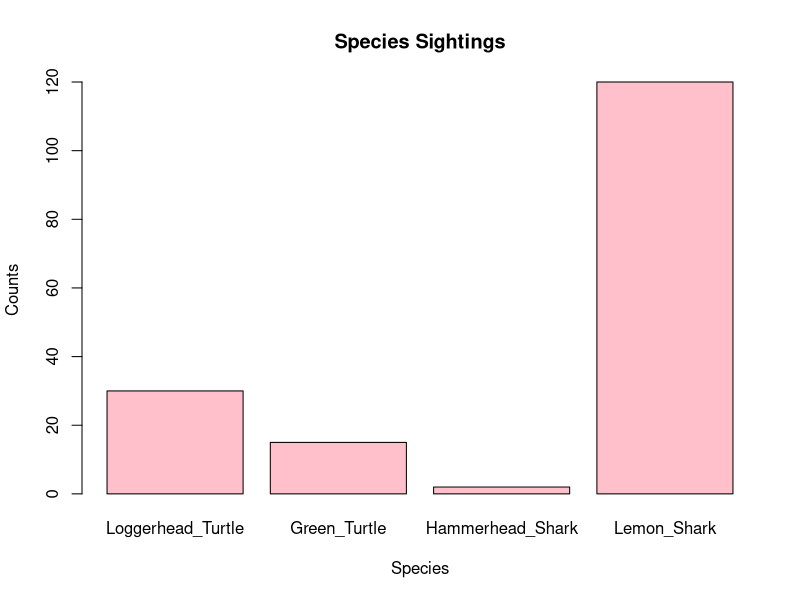
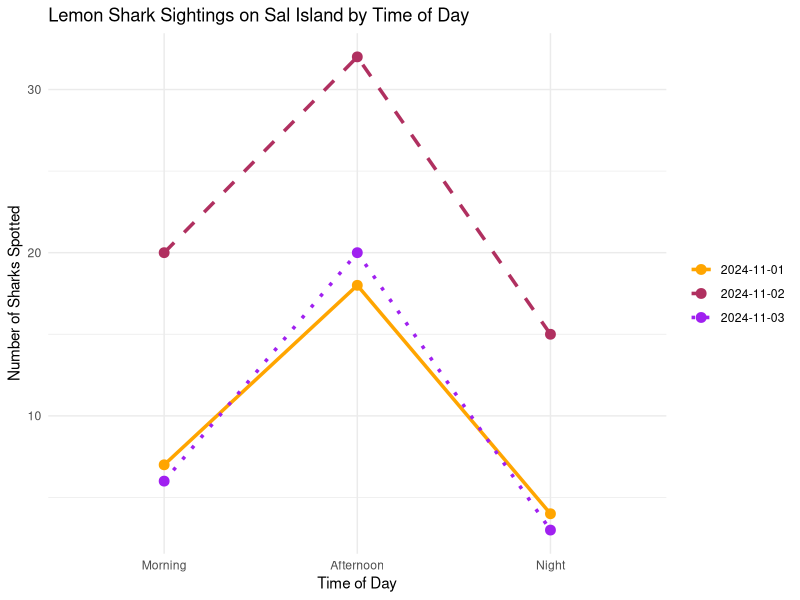

Recreate these plots in R, in order.
# ====================================
# Example Sighting Data
# ====================================

# ---- 1. Define Variables ----
# Creating a data frame with sample data for demonstration purposes

species <- c("Loggerhead_Turtle", "Green_Turtle", "Hammerhead_Shark", "Lemon_Shark")  
counts <- c(30, 15, 2, 120)            
data <- data.frame(Category = species, Value = counts)

# ---- 2. Plot Data ----
# Plotting a bar chart to visualize the data

barplot(data$Value, 
        names.arg = data$Category, 
        col = "pink", 
        main = "Species Sightings", 
        xlab = "Species", 
        ylab = "Counts")



# ====================================
# Lemon Shark Sightings by Time of Day for Each Date
# ====================================

# ---- 1. Create Example Data Frame ----
# Data frame of lemon shark sightings on Sal Island with times of day for each date

sightings <- data.frame(
  Date = as.Date(c("2024-11-01", "2024-11-01", "2024-11-01", "2024-11-02", "2024-11-02", "2024-11-02", "2024-11-03", "2024-11-03", "2024-11-03")),
  Time_of_Day = c("Morning", "Afternoon","Night", "Morning", "Afternoon", "Night", "Morning", "Afternoon", "Night"),
  Sharks_Spotted = c(7, 18, 4, 20, 32, 15, 6, 20, 3)
)

# Convert 'Time_of_Day' to a factor to control the order of categories
sightings$Time_of_Day <- factor(sightings$Time_of_Day, levels = c("Morning", "Afternoon", "Night"))

# Convert 'Date' to a factor to avoid continuous scale error
sightings$Date <- factor(sightings$Date)

# Print the data frame to view the data
print(sightings)

# ---- 2. Plot Sightings by Time of Day for Each Date ----
# Line plot of the number of lemon sharks spotted by time of day for each date
library(ggplot2)

ggplot(sightings, aes(x = Time_of_Day, y = Sharks_Spotted, group = Date, color = Date)) + 
  geom_line(size = 1.2, aes(linetype = Date)) + # Line plot with different line types for each date
  geom_point(size = 3) + # Adding points for each time of day
  labs(title = "Lemon Shark Sightings on Sal Island by Time of Day",
       x = "Time of Day", y = "Number of Sharks Spotted") +
  scale_color_manual(values = c("2024-11-01" = "orange", "2024-11-02" = "maroon", "2024-11-03" = "purple")) +  # Different colors for each date
  scale_linetype_manual(values = c("2024-11-01" = "solid", "2024-11-02" = "dashed", "2024-11-03" = "dotted")) + # Different line types for each date
  theme_minimal() +
  theme(legend.title = element_blank()) # Remove legend title for simplicity